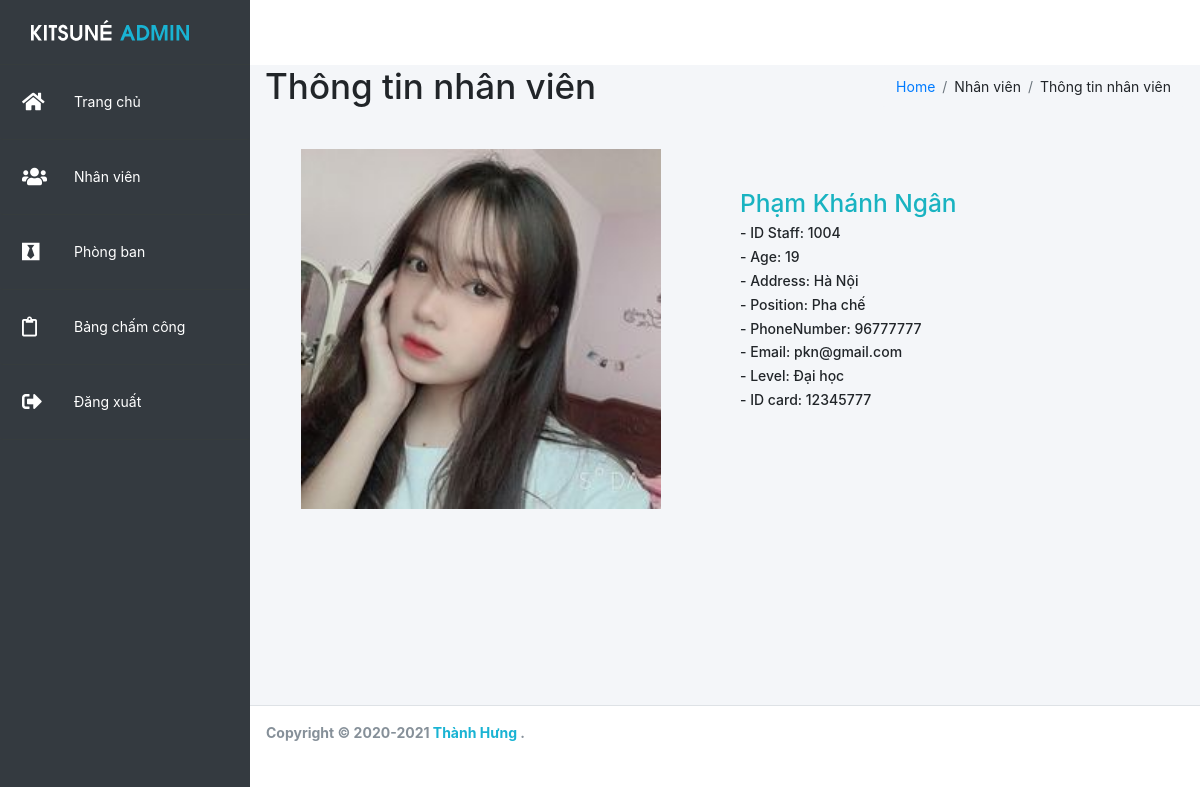
/admin/detailStaff.php?id=1004, run on the app's committed database.
### tables this page shows
CREATE TABLE `employee` (
  `nv_id` int(50) NOT NULL,
  `nv_image` varchar(50) NOT NULL,
  `nv_fullname` varchar(50) NOT NULL,
  `nv_age` int(50) NOT NULL,
  `nv_numberphone` int(50) NOT NULL,
  `nv_address` varchar(50) NOT NULL,
  `nv_position` int(50) NOT NULL,
  `nv_salary` int(50) NOT NULL,
  `nv_level` varchar(50) NOT NULL,
  `nv_email` varchar(50) NOT NULL,
  `nv_cccd` int(50) NOT NULL,
  `nv_rate` float NOT NULL
);

CREATE TABLE `position` (
  `pos_id` int(50) NOT NULL,
  `pos_name` varchar(50) NOT NULL,
  `pos_sl` int(20) NOT NULL
);

### admin/includes/dbhelp.php (called while the page is built, shortened)
<?php
function executeResult($sql) {
    $conn = mysqli_connect(HOST, USERNAME, PASSWORD, DATABASE);
    $resultset = mysqli_query($conn, $sql);
    $list      = [];
    while ($row = mysqli_fetch_array($resultset, 1)) {
        $list[] = $row;
    }
    return $list;
}
?>

### admin/detailStaff.php (the view, shortened to what this page needs)
<?php
    require_once('./includes/dbhelp.php');
 ?>
<!DOCTYPE html>
<html lang="en">
<head>
    <link rel="stylesheet" href="https://maxcdn.bootstrapcdn.com/bootstrap/4.1.3/css/bootstrap.min.css">
    <link href="https://use.fontawesome.com/releases/v5.0.4/css/all.css" rel="stylesheet">
    <link href="../asset/style.css" rel="stylesheet">
    <link href="../asset/reponsive.css" rel="stylesheet">
</head>
<body>
    <div class="wrapper">
        <div class="header">
            <nav class="navbar navbar-expand navbar-light navbar-white">
                <div class="sidebar">
                    <ul class="nav nav-pills flex-column" >
                        <li class="nav-item">
                            <a href="home.php" class="brand">
                                <img class="brand-img img-circle" src="../asset/img/logo.png" >
                            </a>
                        </li>
                        <li class="nav-item">
                            <a href="home.php" class="nav-link">
                                <span class="icon">
                                    <i class="fas fa-home"></i>
                                </span>
                                <p class="title">Trang chủ</p>
                            </a>
                        </li>
                        <li class="nav-item">
                            <a href="nhanvien.php" class="nav-link">
                                <span class="icon">
                                    <i class="fas fa-users"></i>
                                </span>
                                <p class="title">Nhân viên</p>
                            </a>
                        </li>
                        <li class="nav-item">
                            <a href="phongban.php" class="nav-link">
                                <span class="icon">
                                    <i class="fab fa-black-tie"></i>
                                </span>
                                <p class="title">Phòng ban</p>
                            </a>
                        </li>
                        <li class="nav-item">
                            <a href="chamcong.php" class="nav-link">
                                <span class="icon">
                                    <i class="far fa-clipboard "></i>
                                </span>
                                <p class="title">Bảng chấm công</p>
                            </a>
                        </li>
                        <li class="nav-item">
                            <a href="loginForm.php" class="nav-link">
                                <span class="icon">
                                    <i class="fas fa-sign-out-alt"></i>
                                </span>
                                <p class="title">Đăng xuất</p>
                            </a>
                        </li>
                    </ul>
                </div>
            </nav>
        </div>
        <div class="content-wrapper" style="min-height: 640px;">
            <div class="content-header">
                <div class="container-fluid">
                    <div class="row">
                        <div class="col-sm-6">
                            <h1>Thông tin nhân viên</h1>
                        </div>
                        <div class="col-sm-6">
                            <ol class="breadcrumb float-sm-right">
                                <li class="breadcrumb-item">
                                    <a href="#">Home</a>
                                </li>
                                <li class="breadcrumb-item">Nhân viên</li>
                                <li class="breadcrumb-item">Thông tin nhân viên</li>
                            </ol>
                        </div>
                    </div>
                </div>
            </div>
        <?php
        $id = '';
        if (isset($_GET['id'])) {
            $id          = $_GET['id'];
            $sql         = 'SELECT * FROM employee LEFT JOIN position ON position.pos_id=employee.nv_position where nv_id = '.$id;
            $staffList = executeResult($sql);
        if ($staffList != null && count($staffList) > 0) {
            $st = $staffList[0];
            $s_fullname = $st['nv_fullname'];
            $s_image = $st['nv_image'];
            $s_level = $st['nv_level'];
            $s_position = $st['pos_name'];
            $s_numberphone = $st['nv_numberphone'];
            $s_cccd = $st['nv_cccd'];
            $s_email = $st['nv_email'];
            $s_age      = $st['nv_age'];
            $s_address  = $st['nv_address'];
    } else {
        $id = '';
    }
    }
?>
        <div class="row infoStaff"style = " margin-left: 36px; margin-right: 36px" >
            <div class="col-sm-6" >
                <img src="uploads/<?php echo $s_image ?>" width = "360px" style ="margin-top : 28px" >
            </div>
            <div class="col-sm-6" style ="margin-top : 68px">
                <h3 class="nameStaff" style = "color: #19B3C1">
                    <?php echo $s_fullname ?>
                </h3>
                <h6>
                    - ID Staff: <?php echo $id ?>
                </h6>
                <h6>
                    - Age: <?php echo $s_age ?>
                </h6>
                <h6>
                    - Address: <?php echo $s_address ?>
                </h6>
                <h6>
                    - Position: <?php echo $s_position ?>
                </h6>
                <h6>
                    - PhoneNumber: <?php echo $s_numberphone ?>
                </h6>
                <h6>
                    - Email: <?php echo $s_email ?>
                </h6>
                <h6>
                    - Level: <?php echo $s_level ?>
                </h6>
                <h6>
                    - ID card: <?php echo $s_cccd ?>
                </h6>
                <br></br>
            </div>
        </div>
        </div>
        <footer class="main-footer">
            <strong>
                Copyright © 2020-2021
                <a href="https://www.facebook.com/hwngnaf/" style="text-decoration: none; color: #19B3D3;">Thành Hưng</a>
                .
            </strong>
        </footer>
    </div>
</body>
</html>

### asset/style.css (style rules this page uses)
* { margin: 0; padding: 0; box-sizing: border-box; }
html { font-family: 'Poppins'; font-size: 14px; }
.header { background-color: rgba(255, 255, 255, 0.459); height: 65px; }
img { vertical-align: middle; border-style: none; }
.img-circle { border-radius: 50%; }
.sidebar { position: fixed; background: #343a40; height: 100%; width: 250px; transition: 0.5s; overflow: hidden; top: 0; left: 0; z-index: 10; }
.sidebar ul { top: 0; left: 0; position: absolute; width: 100%; }
.sidebar ul li { position: relative; width: 100%; list-style: none; }
.sidebar .brand { padding: 9px 0px; }
.sidebar ul li a { color: #fff; position: relative; display: flex; width: 100%; text-decoration: none; border-bottom: 1px solid #363c3d ; }
.sidebar ul li a .icon { position: relative; display: block; min-width: 60px; height: 60px; line-height: 60px; font-size: 20px; padding-left: 8px; }
.sidebar ul li a .title { position: relative; display: block; height: 60px; line-height: 60px; white-space: nowrap; text-align: start; margin-bottom: 0px; }
.content-wrapper { background-color: #f4f6f9; min-height: 640px; }
.content-header .breadcrumb { background-color: #f4f6f9; }
.main-footer { bottom: 0; background-color: #fff; border-top: 1px solid #dee2e6; color: #869099; padding: 16px; }

### asset/reponsive.css (style rules this page uses)
@media (min-width: 768px) { .content-wrapper { margin-left: 250px; } }
@media (min-width: 768px) { .main-footer { margin-left: 250px; } }

### data on the page
employee: nv_image (picture), nv_fullname "Phạm Khánh Ngân", nv_age "19", nv_address "Hà Nội", position.pos_name "Pha chế", nv_numberphone "96777777", nv_email "pkn@gmail.com", nv_level "Đại học", nv_cccd "12345777"

### other printed values
$id "1004"
